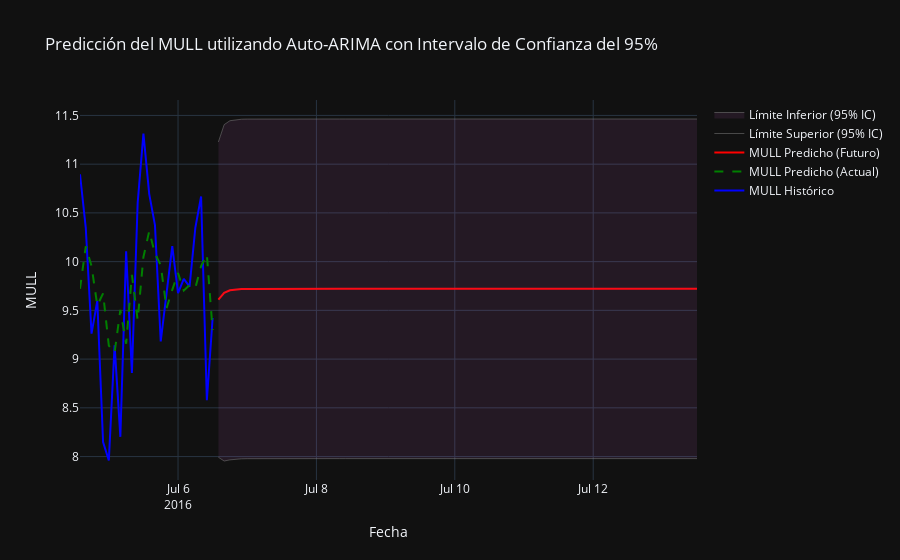

The notebook cell saved with this chart:
### Code cell
import numpy as np
import pandas as pd
import plotly.graph_objects as go
from pmdarima import auto_arima  # Importamos auto_arima
from statsmodels.tsa.stattools import adfuller
from sklearn.metrics import mean_squared_error
from math import sqrt
import warnings
warnings.filterwarnings("ignore")
from datetime import datetime, timedelta

# Cargar datos
data = pd.read_csv("https://huggingface.co/datasets/pkr7098/time-series-forecasting-datasets/resolve/main/ETTh2.csv")
data['date'] = pd.to_datetime(data['date'])
data = data.head(168)
data.set_index('date', inplace=True)
data_2h = data.resample('2H').mean()
hull_data = data_2h[['MULL']].dropna()  # Usamos MULL como en el código anterior

# Split the data into training and test sets (80% train, 20% test)
total_rows = len(hull_data)
train_size = int(total_rows * 0.8)
test_size = total_rows - train_size
train = hull_data['MULL'][:train_size]
test = hull_data['MULL'][train_size:]

# Stationarity Testing (Dickey-Fuller)
def dickey_fuller_test(series, column_name):
    print(f'Resultados de la prueba de Dickey-Fuller para columna: {column_name}')
    dftest = adfuller(series, autolag='AIC')
    dfoutput = pd.Series(dftest[0:4], index=['Test Statistic', 'p-value', 'No Lags Used', 'Número de observaciones utilizadas'])
    for key, value in dftest[4].items():
        dfoutput[f'Critical Value ({key})'] = value
    print(dfoutput)
    if dftest[1] <= 0.05:
        print("Conclusión: Los datos son estacionarios")
    else:
        print("Conclusión: Los datos no son estacionarios")
    return dftest[1]

# Get p-value from test
p_value = dickey_fuller_test(train, "MULL")

# Use the last two days (24 points at 2-hour intervals) for modeling
last_two_days = train[-24:]

# Fit auto_arima model - Optimiza automáticamente p, d, q
model = auto_arima(last_two_days, 
                   seasonal=False,  # No asumimos estacionalidad
                   start_p=0, start_q=0, max_p=5, max_q=5,  # Límites para p y q
                   d=None,  # Deja que auto_arima determine d, pero sabemos que es estacionaria
                   trace=True,  # Muestra el proceso de selección
                   error_action='ignore', 
                   suppress_warnings=True)
model_fit = model.fit(last_two_days)

# Forecast for one week (7 days = 7 * 12 = 84 data points at 2-hour intervals)
forecast_steps = 84
forecast = model.predict(n_periods=forecast_steps)

# Confidence intervals from the fitted model
forecast_obj = model_fit.predict(n_periods=forecast_steps, return_conf_int=True)
forecast, conf_int = forecast_obj[0], forecast_obj[1]
ci_lower = conf_int[:, 0]  # Límite inferior
ci_upper = conf_int[:, 1]  # Límite superior

# Create a date range for the forecast
last_date = last_two_days.index[-1]
forecast_dates = pd.date_range(start=last_date + timedelta(hours=2), periods=forecast_steps, freq='2H')

# Create a DataFrame for the forecast with confidence intervals
forecast_ci_df = pd.DataFrame({
    'MULL_Predicho': forecast,
    'CI_Lower': ci_lower,
    'CI_Upper': ci_upper
}, index=forecast_dates)

# Combine historical and forecast data
historical_pred_df = pd.DataFrame({
    'MULL_Historico': last_two_days,
    'MULL_Predicho': model.predict_in_sample()  # Predicciones en la muestra
})

combined_df = pd.concat([historical_pred_df, forecast_ci_df], axis=0)

# Visualize the results
fig = go.Figure()

# Add historical values
fig.add_trace(go.Scatter(
    x=combined_df.index,
    y=combined_df['MULL_Historico'],
    mode='lines',
    name='MULL Histórico',
    line=dict(color='blue')
))

# Add predicted values for historical data
fig.add_trace(go.Scatter(
    x=combined_df.index[:len(last_two_days)],
    y=combined_df['MULL_Predicho'][:len(last_two_days)],
    mode='lines',
    name='MULL Predicho (Actual)',
    line=dict(color='green', dash='dash')
))

# Add future forecast
fig.add_trace(go.Scatter(
    x=forecast_ci_df.index,
    y=forecast_ci_df['MULL_Predicho'],
    mode='lines',
    name='MULL Predicho (Futuro)',
    line=dict(color='red')
))

# Add 95% confidence interval
fig.add_trace(go.Scatter(
    x=forecast_ci_df.index,
    y=forecast_ci_df['CI_Upper'],
    mode='lines',
    name='Límite Superior (95% IC)',
    line=dict(color='gray', width=0.5)
))

fig.add_trace(go.Scatter(
    x=forecast_ci_df.index,
    y=forecast_ci_df['CI_Lower'],
    mode='lines',
    name='Límite Inferior (95% IC)',
    line=dict(color='gray', width=0.5),
    fill='tonexty',
    fillcolor='rgba(200, 100, 200, 0.1)'
))

# Customize the plot
fig.update_layout(
    title='Predicción del MULL utilizando Auto-ARIMA con Intervalo de Confianza del 95%',
    xaxis_title='Fecha',
    yaxis_title='MULL',
    hovermode='x unified',
    template="plotly_dark",
    showlegend=True
)

# Show the plot
fig.show()

# Calculate error metrics on the test set
pred_test = model.predict(n_periods=len(test))
rmse = sqrt(mean_squared_error(test, pred_test))
mae = np.mean(np.abs(test - pred_test))
print(f"RMSE on test set: {rmse}")
print(f"MAE on test set: {mae}")

# Naive forecast: Use the last value of the training set for all test predictions
naive_forecast = np.full_like(test, test.iloc[0])

# Calculate error metrics for the naive forecast
rmse_naive = sqrt(mean_squared_error(test, naive_forecast))
mae_naive = np.mean(np.abs(test - naive_forecast))

print(f"Naive Forecast RMSE: {rmse_naive}")
print(f"Naive Forecast MAE: {mae_naive}")

# Print maximum and minimum of the series
print(f"Máximo: {hull_data['MULL'].max()}")
print(f"Mínimo: {hull_data['MULL'].min()}")

# Mostrar el orden seleccionado por auto_arima
print(f"Orden ARIMA seleccionado: {model.order}")

### Figure 1 — Plotly figure (JSON) as saved in the notebook; plotly's stock layout.template omitted (floating-point values rounded to 4 significant figures)
{"data": [{"line": {"color": "blue"}, "mode": "lines", "name": "MULL Histórico", "type": "scatter", "x": ["2016-07-04T14:00:00", "2016-07-04T16:00:00", "2016-07-04T18:00:00", "2016-07-04T20:00:00", "2016-07-04T22:00:00", "2016-07-05T00:00:00", "2016-07-05T02:00:00", "2016-07-05T04:00:00", "2016-07-05T06:00:00", "2016-07-05T08:00:00", "2016-07-05T10:00:00", "2016-07-05T12:00:00", "2016-07-05T14:00:00", "2016-07-05T16:00:00", "2016-07-05T18:00:00", "2016-07-05T20:00:00", "2016-07-05T22:00:00", "2016-07-06T00:00:00", "2016-07-06T02:00:00", "2016-07-06T04:00:00", "2016-07-06T06:00:00", "2016-07-06T08:00:00", "2016-07-06T10:00:00", "2016-07-06T12:00:00", "2016-07-06T14:00:00", "2016-07-06T16:00:00", "2016-07-06T18:00:00", "2016-07-06T20:00:00", "2016-07-06T22:00:00", "2016-07-07T00:00:00", "2016-07-07T02:00:00", "2016-07-07T04:00:00", "2016-07-07T06:00:00", "2016-07-07T08:00:00", "2016-07-07T10:00:00", "2016-07-07T12:00:00", "2016-07-07T14:00:00", "2016-07-07T16:00:00", "2016-07-07T18:00:00", "2016-07-07T20:00:00", "2016-07-07T22:00:00", "2016-07-08T00:00:00", "2016-07-08T02:00:00", "2016-07-08T04:00:00", "2016-07-08T06:00:00", "2016-07-08T08:00:00", "2016-07-08T10:00:00", "2016-07-08T12:00:00", "2016-07-08T14:00:00", "2016-07-08T16:00:00", "2016-07-08T18:00:00", "2016-07-08T20:00:00", "2016-07-08T22:00:00", "2016-07-09T00:00:00", "2016-07-09T02:00:00", "2016-07-09T04:00:00", "2016-07-09T06:00:00", "2016-07-09T08:00:00", "2016-07-09T10:00:00", "2016-07-09T12:00:00", "2016-07-09T14:00:00", "2016-07-09T16:00:00", "2016-07-09T18:00:00", "2016-07-09T20:00:00", "2016-07-09T22:00:00", "2016-07-10T00:00:00", "2016-07-10T02:00:00", "2016-07-10T04:00:00", "2016-07-10T06:00:00", "2016-07-10T08:00:00", "2016-07-10T10:00:00", "2016-07-10T12:00:00", "2016-07-10T14:00:00", "2016-07-10T16:00:00", "2016-07-10T18:00:00", "2016-07-10T20:00:00", "2016-07-10T22:00:00", "2016-07-11T00:00:00", "2016-07-11T02:00:00", "2016-07-11T04:00:00", "2016-07-11T06:00:00", "2016-07-11T08:00:00", "2016-07-11T10:00:00", "2016-07-11T12:00:00", "2016-07-11T14:00:00", "2016-07-11T16:00:00", "2016-07-11T18:00:00", "2016-07-11T20:00:00", "2016-07-11T22:00:00", "2016-07-12T00:00:00", "2016-07-12T02:00:00", "2016-07-12T04:00:00", "2016-07-12T06:00:00", "2016-07-12T08:00:00", "2016-07-12T10:00:00", "2016-07-12T12:00:00", "2016-07-12T14:00:00", "2016-07-12T16:00:00", "2016-07-12T18:00:00", "2016-07-12T20:00:00", "2016-07-12T22:00:00", "2016-07-13T00:00:00", "2016-07-13T02:00:00", "2016-07-13T04:00:00", "2016-07-13T06:00:00", "2016-07-13T08:00:00", "2016-07-13T10:00:00", "2016-07-13T12:00:00"], "y": [10.9, 10.35, 9.262, 9.597, 8.149, 7.962, 9.14, 8.203, 10.11, 8.859, 10.6, 11.31, 10.7, 10.37, 9.181, 9.69, 10.16, 9.677, 9.824, 9.743, 10.35, 10.67, 8.578, 9.422, NaN, NaN, NaN, NaN, NaN, NaN, NaN, NaN, NaN, NaN, NaN, NaN, NaN, NaN, NaN, NaN, NaN, NaN, NaN, NaN, NaN, NaN, NaN, NaN, NaN, NaN, NaN, NaN, NaN, NaN, NaN, NaN, NaN, NaN, NaN, NaN, NaN, NaN, NaN, NaN, NaN, NaN, NaN, NaN, NaN, NaN, NaN, NaN, NaN, NaN, NaN, NaN, NaN, NaN, NaN, NaN, NaN, NaN, NaN, NaN, NaN, NaN, NaN, NaN, NaN, NaN, NaN, NaN, NaN, NaN, NaN, NaN, NaN, NaN, NaN, NaN, NaN, NaN, NaN, NaN, NaN, NaN, NaN, NaN]}, {"line": {"color": "green", "dash": "dash"}, "mode": "lines", "name": "MULL Predicho (Actual)", "type": "scatter", "x": ["2016-07-04T14:00:00", "2016-07-04T16:00:00", "2016-07-04T18:00:00", "2016-07-04T20:00:00", "2016-07-04T22:00:00", "2016-07-05T00:00:00", "2016-07-05T02:00:00", "2016-07-05T04:00:00", "2016-07-05T06:00:00", "2016-07-05T08:00:00", "2016-07-05T10:00:00", "2016-07-05T12:00:00", "2016-07-05T14:00:00", "2016-07-05T16:00:00", "2016-07-05T18:00:00", "2016-07-05T20:00:00", "2016-07-05T22:00:00", "2016-07-06T00:00:00", "2016-07-06T02:00:00", "2016-07-06T04:00:00", "2016-07-06T06:00:00", "2016-07-06T08:00:00", "2016-07-06T10:00:00", "2016-07-06T12:00:00"], "y": [9.721, 10.16, 9.954, 9.551, 9.675, 9.137, 9.068, 9.506, 9.157, 9.864, 9.401, 10.05, 10.31, 10.08, 9.964, 9.521, 9.71, 9.884, 9.705, 9.759, 9.73, 9.954, 10.07, 9.297]}, {"line": {"color": "red"}, "mode": "lines", "name": "MULL Predicho (Futuro)", "type": "scatter", "x": ["2016-07-06T14:00:00", "2016-07-06T16:00:00", "2016-07-06T18:00:00", "2016-07-06T20:00:00", "2016-07-06T22:00:00", "2016-07-07T00:00:00", "2016-07-07T02:00:00", "2016-07-07T04:00:00", "2016-07-07T06:00:00", "2016-07-07T08:00:00", "2016-07-07T10:00:00", "2016-07-07T12:00:00", "2016-07-07T14:00:00", "2016-07-07T16:00:00", "2016-07-07T18:00:00", "2016-07-07T20:00:00", "2016-07-07T22:00:00", "2016-07-08T00:00:00", "2016-07-08T02:00:00", "2016-07-08T04:00:00", "2016-07-08T06:00:00", "2016-07-08T08:00:00", "2016-07-08T10:00:00", "2016-07-08T12:00:00", "2016-07-08T14:00:00", "2016-07-08T16:00:00", "2016-07-08T18:00:00", "2016-07-08T20:00:00", "2016-07-08T22:00:00", "2016-07-09T00:00:00", "2016-07-09T02:00:00", "2016-07-09T04:00:00", "2016-07-09T06:00:00", "2016-07-09T08:00:00", "2016-07-09T10:00:00", "2016-07-09T12:00:00", "2016-07-09T14:00:00", "2016-07-09T16:00:00", "2016-07-09T18:00:00", "2016-07-09T20:00:00", "2016-07-09T22:00:00", "2016-07-10T00:00:00", "2016-07-10T02:00:00", "2016-07-10T04:00:00", "2016-07-10T06:00:00", "2016-07-10T08:00:00", "2016-07-10T10:00:00", "2016-07-10T12:00:00", "2016-07-10T14:00:00", "2016-07-10T16:00:00", "2016-07-10T18:00:00", "2016-07-10T20:00:00", "2016-07-10T22:00:00", "2016-07-11T00:00:00", "2016-07-11T02:00:00", "2016-07-11T04:00:00", "2016-07-11T06:00:00", "2016-07-11T08:00:00", "2016-07-11T10:00:00", "2016-07-11T12:00:00", "2016-07-11T14:00:00", "2016-07-11T16:00:00", "2016-07-11T18:00:00", "2016-07-11T20:00:00", "2016-07-11T22:00:00", "2016-07-12T00:00:00", "2016-07-12T02:00:00", "2016-07-12T04:00:00", "2016-07-12T06:00:00", "2016-07-12T08:00:00", "2016-07-12T10:00:00", "2016-07-12T12:00:00", "2016-07-12T14:00:00", "2016-07-12T16:00:00", "2016-07-12T18:00:00", "2016-07-12T20:00:00", "2016-07-12T22:00:00", "2016-07-13T00:00:00", "2016-07-13T02:00:00", "2016-07-13T04:00:00", "2016-07-13T06:00:00", "2016-07-13T08:00:00", "2016-07-13T10:00:00", "2016-07-13T12:00:00"], "y": [9.61, 9.68, 9.706, 9.716, 9.719, 9.72, 9.721, 9.721, 9.721, 9.721, 9.721, 9.721, 9.721, 9.721, 9.721, 9.721, 9.721, 9.721, 9.721, 9.721, 9.721, 9.721, 9.721, 9.721, 9.721, 9.721, 9.721, 9.721, 9.721, 9.721, 9.721, 9.721, 9.721, 9.721, 9.721, 9.721, 9.721, 9.721, 9.721, 9.721, 9.721, 9.721, 9.721, 9.721, 9.721, 9.721, 9.721, 9.721, 9.721, 9.721, 9.721, 9.721, 9.721, 9.721, 9.721, 9.721, 9.721, 9.721, 9.721, 9.721, 9.721, 9.721, 9.721, 9.721, 9.721, 9.721, 9.721, 9.721, 9.721, 9.721, 9.721, 9.721, 9.721, 9.721, 9.721, 9.721, 9.721, 9.721, 9.721, 9.721, 9.721, 9.721, 9.721, 9.721]}, {"line": {"color": "gray", "width": 0.5}, "mode": "lines", "name": "Límite Superior (95% IC)", "type": "scatter", "x": ["2016-07-06T14:00:00", "2016-07-06T16:00:00", "2016-07-06T18:00:00", "2016-07-06T20:00:00", "2016-07-06T22:00:00", "2016-07-07T00:00:00", "2016-07-07T02:00:00", "2016-07-07T04:00:00", "2016-07-07T06:00:00", "2016-07-07T08:00:00", "2016-07-07T10:00:00", "2016-07-07T12:00:00", "2016-07-07T14:00:00", "2016-07-07T16:00:00", "2016-07-07T18:00:00", "2016-07-07T20:00:00", "2016-07-07T22:00:00", "2016-07-08T00:00:00", "2016-07-08T02:00:00", "2016-07-08T04:00:00", "2016-07-08T06:00:00", "2016-07-08T08:00:00", "2016-07-08T10:00:00", "2016-07-08T12:00:00", "2016-07-08T14:00:00", "2016-07-08T16:00:00", "2016-07-08T18:00:00", "2016-07-08T20:00:00", "2016-07-08T22:00:00", "2016-07-09T00:00:00", "2016-07-09T02:00:00", "2016-07-09T04:00:00", "2016-07-09T06:00:00", "2016-07-09T08:00:00", "2016-07-09T10:00:00", "2016-07-09T12:00:00", "2016-07-09T14:00:00", "2016-07-09T16:00:00", "2016-07-09T18:00:00", "2016-07-09T20:00:00", "2016-07-09T22:00:00", "2016-07-10T00:00:00", "2016-07-10T02:00:00", "2016-07-10T04:00:00", "2016-07-10T06:00:00", "2016-07-10T08:00:00", "2016-07-10T10:00:00", "2016-07-10T12:00:00", "2016-07-10T14:00:00", "2016-07-10T16:00:00", "2016-07-10T18:00:00", "2016-07-10T20:00:00", "2016-07-10T22:00:00", "2016-07-11T00:00:00", "2016-07-11T02:00:00", "2016-07-11T04:00:00", "2016-07-11T06:00:00", "2016-07-11T08:00:00", "2016-07-11T10:00:00", "2016-07-11T12:00:00", "2016-07-11T14:00:00", "2016-07-11T16:00:00", "2016-07-11T18:00:00", "2016-07-11T20:00:00", "2016-07-11T22:00:00", "2016-07-12T00:00:00", "2016-07-12T02:00:00", "2016-07-12T04:00:00", "2016-07-12T06:00:00", "2016-07-12T08:00:00", "2016-07-12T10:00:00", "2016-07-12T12:00:00", "2016-07-12T14:00:00", "2016-07-12T16:00:00", "2016-07-12T18:00:00", "2016-07-12T20:00:00", "2016-07-12T22:00:00", "2016-07-13T00:00:00", "2016-07-13T02:00:00", "2016-07-13T04:00:00", "2016-07-13T06:00:00", "2016-07-13T08:00:00", "2016-07-13T10:00:00", "2016-07-13T12:00:00"], "y": [11.23, 11.41, 11.45, 11.46, 11.46, 11.46, 11.46, 11.46, 11.46, 11.46, 11.46, 11.46, 11.46, 11.46, 11.46, 11.46, 11.46, 11.46, 11.46, 11.46, 11.46, 11.46, 11.46, 11.46, 11.46, 11.46, 11.46, 11.46, 11.46, 11.46, 11.46, 11.46, 11.46, 11.46, 11.46, 11.46, 11.46, 11.46, 11.46, 11.46, 11.46, 11.46, 11.46, 11.46, 11.46, 11.46, 11.46, 11.46, 11.46, 11.46, 11.46, 11.46, 11.46, 11.46, 11.46, 11.46, 11.46, 11.46, 11.46, 11.46, 11.46, 11.46, 11.46, 11.46, 11.46, 11.46, 11.46, 11.46, 11.46, 11.46, 11.46, 11.46, 11.46, 11.46, 11.46, 11.46, 11.46, 11.46, 11.46, 11.46, 11.46, 11.46, 11.46, 11.46]}, {"fill": "tonexty", "fillcolor": "rgba(200, 100, 200, 0.1)", "line": {"color": "gray", "width": 0.5}, "mode": "lines", "name": "Límite Inferior (95% IC)", "type": "scatter", "x": ["2016-07-06T14:00:00", "2016-07-06T16:00:00", "2016-07-06T18:00:00", "2016-07-06T20:00:00", "2016-07-06T22:00:00", "2016-07-07T00:00:00", "2016-07-07T02:00:00", "2016-07-07T04:00:00", "2016-07-07T06:00:00", "2016-07-07T08:00:00", "2016-07-07T10:00:00", "2016-07-07T12:00:00", "2016-07-07T14:00:00", "2016-07-07T16:00:00", "2016-07-07T18:00:00", "2016-07-07T20:00:00", "2016-07-07T22:00:00", "2016-07-08T00:00:00", "2016-07-08T02:00:00", "2016-07-08T04:00:00", "2016-07-08T06:00:00", "2016-07-08T08:00:00", "2016-07-08T10:00:00", "2016-07-08T12:00:00", "2016-07-08T14:00:00", "2016-07-08T16:00:00", "2016-07-08T18:00:00", "2016-07-08T20:00:00", "2016-07-08T22:00:00", "2016-07-09T00:00:00", "2016-07-09T02:00:00", "2016-07-09T04:00:00", "2016-07-09T06:00:00", "2016-07-09T08:00:00", "2016-07-09T10:00:00", "2016-07-09T12:00:00", "2016-07-09T14:00:00", "2016-07-09T16:00:00", "2016-07-09T18:00:00", "2016-07-09T20:00:00", "2016-07-09T22:00:00", "2016-07-10T00:00:00", "2016-07-10T02:00:00", "2016-07-10T04:00:00", "2016-07-10T06:00:00", "2016-07-10T08:00:00", "2016-07-10T10:00:00", "2016-07-10T12:00:00", "2016-07-10T14:00:00", "2016-07-10T16:00:00", "2016-07-10T18:00:00", "2016-07-10T20:00:00", "2016-07-10T22:00:00", "2016-07-11T00:00:00", "2016-07-11T02:00:00", "2016-07-11T04:00:00", "2016-07-11T06:00:00", "2016-07-11T08:00:00", "2016-07-11T10:00:00", "2016-07-11T12:00:00", "2016-07-11T14:00:00", "2016-07-11T16:00:00", "2016-07-11T18:00:00", "2016-07-11T20:00:00", "2016-07-11T22:00:00", "2016-07-12T00:00:00", "2016-07-12T02:00:00", "2016-07-12T04:00:00", "2016-07-12T06:00:00", "2016-07-12T08:00:00", "2016-07-12T10:00:00", "2016-07-12T12:00:00", "2016-07-12T14:00:00", "2016-07-12T16:00:00", "2016-07-12T18:00:00", "2016-07-12T20:00:00", "2016-07-12T22:00:00", "2016-07-13T00:00:00", "2016-07-13T02:00:00", "2016-07-13T04:00:00", "2016-07-13T06:00:00", "2016-07-13T08:00:00", "2016-07-13T10:00:00", "2016-07-13T12:00:00"], "y": [7.993, 7.955, 7.966, 7.974, 7.977, 7.978, 7.979, 7.979, 7.979, 7.979, 7.979, 7.979, 7.979, 7.979, 7.979, 7.979, 7.979, 7.979, 7.979, 7.979, 7.979, 7.979, 7.979, 7.979, 7.979, 7.979, 7.979, 7.979, 7.979, 7.979, 7.979, 7.979, 7.979, 7.979, 7.979, 7.979, 7.979, 7.979, 7.979, 7.979, 7.979, 7.979, 7.979, 7.979, 7.979, 7.979, 7.979, 7.979, 7.979, 7.979, 7.979, 7.979, 7.979, 7.979, 7.979, 7.979, 7.979, 7.979, 7.979, 7.979, 7.979, 7.979, 7.979, 7.979, 7.979, 7.979, 7.979, 7.979, 7.979, 7.979, 7.979, 7.979, 7.979, 7.979, 7.979, 7.979, 7.979, 7.979, 7.979, 7.979, 7.979, 7.979, 7.979, 7.979]}], "layout": {"hovermode": "x unified", "showlegend": true, "title": {"text": "Predicción del MULL utilizando Auto-ARIMA con Intervalo de Confianza del 95%"}, "xaxis": {"title": {"text": "Fecha"}}, "yaxis": {"title": {"text": "MULL"}}}}
